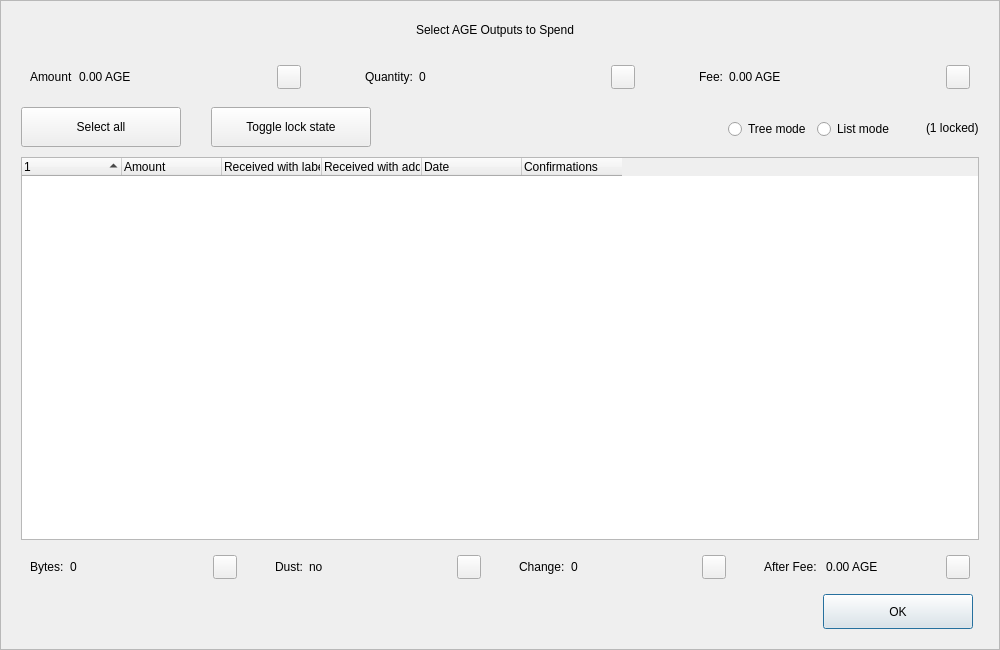
<?xml version="1.0" encoding="UTF-8"?>
<ui version="4.0">
 <class>CoinControlDialog</class>
 <widget class="QDialog" name="CoinControlDialog">
  <property name="geometry">
   <rect>
    <x>0</x>
    <y>0</y>
    <width>1000</width>
    <height>650</height>
   </rect>
  </property>
  <property name="minimumSize">
   <size>
    <width>950</width>
    <height>650</height>
   </size>
  </property>
  <property name="windowTitle">
   <string>Coin Selection</string>
  </property>
  <property name="styleSheet">
   <string notr="true"/>
  </property>
  <layout class="QVBoxLayout" name="verticalLayout">
   <property name="spacing">
    <number>0</number>
   </property>
   <property name="leftMargin">
    <number>0</number>
   </property>
   <property name="topMargin">
    <number>0</number>
   </property>
   <property name="rightMargin">
    <number>0</number>
   </property>
   <property name="bottomMargin">
    <number>0</number>
   </property>
   <item>
    <widget class="QFrame" name="frameContainer">
     <property name="toolTipDuration">
      <number>0</number>
     </property>
     <property name="frameShape">
      <enum>QFrame::StyledPanel</enum>
     </property>
     <property name="frameShadow">
      <enum>QFrame::Raised</enum>
     </property>
     <layout class="QVBoxLayout" name="verticalLayout_2">
      <property name="leftMargin">
       <number>0</number>
      </property>
      <property name="rightMargin">
       <number>0</number>
      </property>
      <property name="bottomMargin">
       <number>20</number>
      </property>
      <item>
       <layout class="QHBoxLayout" name="horizontalLayout_12">
        <property name="spacing">
         <number>0</number>
        </property>
        <property name="leftMargin">
         <number>20</number>
        </property>
        <property name="rightMargin">
         <number>30</number>
        </property>
        <item>
         <spacer name="horizontalSpacer_4">
          <property name="orientation">
           <enum>Qt::Horizontal</enum>
          </property>
          <property name="sizeHint" stdset="0">
           <size>
            <width>40</width>
            <height>20</height>
           </size>
          </property>
         </spacer>
        </item>
        <item>
         <widget class="QLabel" name="labelTitle">
          <property name="minimumSize">
           <size>
            <width>0</width>
            <height>40</height>
           </size>
          </property>
          <property name="maximumSize">
           <size>
            <width>16777215</width>
            <height>40</height>
           </size>
          </property>
          <property name="text">
           <string>Select AGE Outputs to Spend</string>
          </property>
          <property name="alignment">
           <set>Qt::AlignCenter</set>
          </property>
          <property name="margin">
           <number>7</number>
          </property>
         </widget>
        </item>
        <item>
         <spacer name="horizontalSpacer_5">
          <property name="orientation">
           <enum>Qt::Horizontal</enum>
          </property>
          <property name="sizeHint" stdset="0">
           <size>
            <width>40</width>
            <height>20</height>
           </size>
          </property>
         </spacer>
        </item>
       </layout>
      </item>
      <item>
       <layout class="QHBoxLayout" name="horizontalLayout_8">
        <property name="leftMargin">
         <number>20</number>
        </property>
        <property name="rightMargin">
         <number>20</number>
        </property>
        <item>
         <widget class="QWidget" name="layoutAmount" native="true">
          <layout class="QHBoxLayout" name="horizontalLayout_9" stretch="0,1,0">
           <item>
            <widget class="QLabel" name="labelCoinControlAmountText">
             <property name="text">
              <string>Amount</string>
             </property>
            </widget>
           </item>
           <item>
            <widget class="QLabel" name="labelCoinControlAmount">
             <property name="text">
              <string>0.00 AGE</string>
             </property>
            </widget>
           </item>
           <item alignment="Qt::AlignHCenter|Qt::AlignVCenter">
            <widget class="QPushButton" name="pushButtonAmount">
             <property name="minimumSize">
              <size>
               <width>0</width>
               <height>24</height>
              </size>
             </property>
             <property name="maximumSize">
              <size>
               <width>24</width>
               <height>26</height>
              </size>
             </property>
             <property name="focusPolicy">
              <enum>Qt::NoFocus</enum>
             </property>
             <property name="styleSheet">
              <string notr="true">padding-bottom:2px;
padding-right:4px;</string>
             </property>
             <property name="text">
              <string/>
             </property>
            </widget>
           </item>
          </layout>
         </widget>
        </item>
        <item>
         <spacer name="horizontalSpacer_2">
          <property name="orientation">
           <enum>Qt::Horizontal</enum>
          </property>
          <property name="sizeType">
           <enum>QSizePolicy::Fixed</enum>
          </property>
          <property name="sizeHint" stdset="0">
           <size>
            <width>40</width>
            <height>20</height>
           </size>
          </property>
         </spacer>
        </item>
        <item>
         <widget class="QWidget" name="layoutQuantity" native="true">
          <layout class="QHBoxLayout" name="horizontalLayout_10" stretch="0,1,0">
           <item>
            <widget class="QLabel" name="labelCoinControlQuantityText">
             <property name="text">
              <string>Quantity:</string>
             </property>
            </widget>
           </item>
           <item>
            <widget class="QLabel" name="labelCoinControlQuantity">
             <property name="text">
              <string>0</string>
             </property>
            </widget>
           </item>
           <item alignment="Qt::AlignHCenter|Qt::AlignVCenter">
            <widget class="QPushButton" name="pushButtonQuantity">
             <property name="minimumSize">
              <size>
               <width>0</width>
               <height>24</height>
              </size>
             </property>
             <property name="maximumSize">
              <size>
               <width>24</width>
               <height>26</height>
              </size>
             </property>
             <property name="focusPolicy">
              <enum>Qt::NoFocus</enum>
             </property>
             <property name="styleSheet">
              <string notr="true">padding-bottom:2px;
               padding-right:4px;</string>
             </property>
             <property name="text">
              <string/>
             </property>
            </widget>
           </item>
          </layout>
         </widget>
        </item>
        <item>
         <spacer name="horizontalSpacer_22">
          <property name="orientation">
           <enum>Qt::Horizontal</enum>
          </property>
          <property name="sizeType">
           <enum>QSizePolicy::Fixed</enum>
          </property>
          <property name="sizeHint" stdset="0">
           <size>
            <width>40</width>
            <height>20</height>
           </size>
          </property>
         </spacer>
        </item>
        <item>
         <widget class="QWidget" name="layoutFee" native="true">
          <layout class="QHBoxLayout" name="horizontalLayout_11" stretch="0,1,0">
           <item>
            <widget class="QLabel" name="labelCoinControlFeeText">
             <property name="text">
              <string>Fee:</string>
             </property>
            </widget>
           </item>
           <item>
            <widget class="QLabel" name="labelCoinControlFee">
             <property name="text">
              <string>0.00 AGE</string>
             </property>
            </widget>
           </item>
           <item alignment="Qt::AlignHCenter|Qt::AlignVCenter">
            <widget class="QPushButton" name="pushButtonFee">
             <property name="minimumSize">
              <size>
               <width>0</width>
               <height>24</height>
              </size>
             </property>
             <property name="maximumSize">
              <size>
               <width>24</width>
               <height>26</height>
              </size>
             </property>
             <property name="focusPolicy">
              <enum>Qt::NoFocus</enum>
             </property>
             <property name="styleSheet">
              <string notr="true">padding-bottom:2px;
               padding-right:4px;</string>
             </property>
             <property name="text">
              <string/>
             </property>
            </widget>
           </item>
          </layout>
         </widget>
        </item>
       </layout>
      </item>
      <item>
       <widget class="QFrame" name="frame">
        <property name="minimumSize">
         <size>
          <width>0</width>
          <height>40</height>
         </size>
        </property>
        <property name="styleSheet">
         <string notr="true">#frame {
	border:0;
}</string>
        </property>
        <property name="frameShape">
         <enum>QFrame::StyledPanel</enum>
        </property>
        <property name="frameShadow">
         <enum>QFrame::Sunken</enum>
        </property>
        <layout class="QHBoxLayout" name="horizontalLayout">
         <property name="spacing">
          <number>0</number>
         </property>
         <property name="leftMargin">
          <number>20</number>
         </property>
         <property name="topMargin">
          <number>0</number>
         </property>
         <property name="rightMargin">
          <number>20</number>
         </property>
         <property name="bottomMargin">
          <number>0</number>
         </property>
         <item>
          <layout class="QHBoxLayout" name="horizontalLayoutPanel" stretch="0,0,0,0,0,0">
           <property name="spacing">
            <number>20</number>
           </property>
           <item>
            <widget class="QPushButton" name="pushButtonSelectAll">
             <property name="sizePolicy">
              <sizepolicy hsizetype="Maximum" vsizetype="Fixed">
               <horstretch>0</horstretch>
               <verstretch>0</verstretch>
              </sizepolicy>
             </property>
             <property name="minimumSize">
              <size>
               <width>160</width>
               <height>40</height>
              </size>
             </property>
             <property name="maximumSize">
              <size>
               <width>16777215</width>
               <height>40</height>
              </size>
             </property>
             <property name="text">
              <string>Select all</string>
             </property>
             <property name="checkable">
              <bool>true</bool>
             </property>
             <property name="checked">
              <bool>false</bool>
             </property>
             <property name="autoExclusive">
              <bool>false</bool>
             </property>
             <property name="autoDefault">
              <bool>false</bool>
             </property>
            </widget>
           </item>
           <item>
            <spacer name="horizontalSpacer_6">
             <property name="orientation">
              <enum>Qt::Horizontal</enum>
             </property>
             <property name="sizeType">
              <enum>QSizePolicy::Fixed</enum>
             </property>
             <property name="sizeHint" stdset="0">
              <size>
               <width>10</width>
               <height>20</height>
              </size>
             </property>
            </spacer>
           </item>
           <item>
            <widget class="QPushButton" name="pushButtonToggleLock">
             <property name="sizePolicy">
              <sizepolicy hsizetype="Maximum" vsizetype="Fixed">
               <horstretch>0</horstretch>
               <verstretch>0</verstretch>
              </sizepolicy>
             </property>
             <property name="minimumSize">
              <size>
               <width>160</width>
               <height>40</height>
              </size>
             </property>
             <property name="maximumSize">
              <size>
               <width>16777215</width>
               <height>40</height>
              </size>
             </property>
             <property name="text">
              <string>Toggle lock state</string>
             </property>
             <property name="checkable">
              <bool>true</bool>
             </property>
             <property name="autoExclusive">
              <bool>false</bool>
             </property>
             <property name="autoDefault">
              <bool>false</bool>
             </property>
            </widget>
           </item>
           <item>
            <spacer name="horizontalSpacer_7">
             <property name="orientation">
              <enum>Qt::Horizontal</enum>
             </property>
             <property name="sizeType">
              <enum>QSizePolicy::Expanding</enum>
             </property>
             <property name="sizeHint" stdset="0">
              <size>
               <width>30</width>
               <height>20</height>
              </size>
             </property>
            </spacer>
           </item>
           <item alignment="Qt::AlignRight">
            <widget class="QGroupBox" name="groupBox_2">
             <property name="styleSheet">
              <string notr="true">#groupBox_2 {
    background-color:transparent;
    border-radius:0;
}</string>
             </property>
             <property name="title">
              <string/>
             </property>
             <layout class="QHBoxLayout" name="horizontalLayout_14">
              <item>
               <widget class="QRadioButton" name="radioTreeMode">
                <property name="sizePolicy">
                 <sizepolicy hsizetype="Maximum" vsizetype="Fixed">
                  <horstretch>0</horstretch>
                  <verstretch>0</verstretch>
                 </sizepolicy>
                </property>
                <property name="text">
                 <string>Tree mode</string>
                </property>
               </widget>
              </item>
              <item>
               <widget class="QRadioButton" name="radioListMode">
                <property name="sizePolicy">
                 <sizepolicy hsizetype="Maximum" vsizetype="Fixed">
                  <horstretch>0</horstretch>
                  <verstretch>0</verstretch>
                 </sizepolicy>
                </property>
                <property name="text">
                 <string>List mode</string>
                </property>
                <property name="checked">
                 <bool>false</bool>
                </property>
               </widget>
              </item>
             </layout>
            </widget>
           </item>
           <item>
            <widget class="QLabel" name="labelLocked">
             <property name="text">
              <string>(1 locked)</string>
             </property>
            </widget>
           </item>
          </layout>
         </item>
        </layout>
       </widget>
      </item>
      <item>
       <layout class="QHBoxLayout" name="horizontalLayout_13">
        <property name="leftMargin">
         <number>20</number>
        </property>
        <property name="rightMargin">
         <number>20</number>
        </property>
        <item>
         <widget class="CoinControlTreeWidget" name="treeWidget">
          <property name="contextMenuPolicy">
           <enum>Qt::CustomContextMenu</enum>
          </property>
          <property name="styleSheet">
           <string notr="true"/>
          </property>
          <property name="sortingEnabled">
           <bool>false</bool>
          </property>
          <property name="columnCount">
           <number>6</number>
          </property>
          <attribute name="headerShowSortIndicator" stdset="0">
           <bool>true</bool>
          </attribute>
          <attribute name="headerStretchLastSection">
           <bool>false</bool>
          </attribute>
          <column>
           <property name="text">
            <string/>
           </property>
          </column>
          <column>
           <property name="text">
            <string>Amount</string>
           </property>
          </column>
          <column>
           <property name="text">
            <string>Received with label</string>
           </property>
          </column>
          <column>
           <property name="text">
            <string>Received with address</string>
           </property>
          </column>
          <column>
           <property name="text">
            <string>Date</string>
           </property>
          </column>
          <column>
           <property name="text">
            <string>Confirmations</string>
           </property>
           <property name="toolTip">
            <string>Confirmed</string>
           </property>
          </column>
         </widget>
        </item>
       </layout>
      </item>
      <item>
       <layout class="QHBoxLayout" name="horizontalLayout_3">
        <property name="spacing">
         <number>20</number>
        </property>
        <property name="leftMargin">
         <number>20</number>
        </property>
        <property name="rightMargin">
         <number>20</number>
        </property>
        <item>
         <widget class="QWidget" name="layoutBytes" native="true">
          <layout class="QHBoxLayout" name="horizontalLayout_4" stretch="0,1,0">
           <item>
            <widget class="QLabel" name="labelCoinControlBytesText">
             <property name="text">
              <string>Bytes:</string>
             </property>
            </widget>
           </item>
           <item>
            <widget class="QLabel" name="labelCoinControlBytes">
             <property name="text">
              <string>0</string>
             </property>
            </widget>
           </item>
           <item alignment="Qt::AlignHCenter|Qt::AlignVCenter">
            <widget class="QPushButton" name="pushButtonBytes">
             <property name="minimumSize">
              <size>
               <width>0</width>
               <height>24</height>
              </size>
             </property>
             <property name="maximumSize">
              <size>
               <width>24</width>
               <height>26</height>
              </size>
             </property>
             <property name="focusPolicy">
              <enum>Qt::NoFocus</enum>
             </property>
             <property name="styleSheet">
              <string notr="true">padding-bottom:2px;
               padding-right:4px;</string>
             </property>
             <property name="text">
              <string/>
             </property>
            </widget>
           </item>
          </layout>
         </widget>
        </item>
        <item>
         <widget class="QWidget" name="layoutDust" native="true">
          <layout class="QHBoxLayout" name="horizontalLayout_5" stretch="0,1,0">
           <item>
            <widget class="QLabel" name="labelCoinControlLowOutputText">
             <property name="text">
              <string>Dust:</string>
             </property>
            </widget>
           </item>
           <item>
            <widget class="QLabel" name="labelCoinControlLowOutput">
             <property name="text">
              <string>no</string>
             </property>
            </widget>
           </item>
           <item alignment="Qt::AlignHCenter|Qt::AlignVCenter">
            <widget class="QPushButton" name="pushButtonDust">
             <property name="minimumSize">
              <size>
               <width>0</width>
               <height>24</height>
              </size>
             </property>
             <property name="maximumSize">
              <size>
               <width>24</width>
               <height>26</height>
              </size>
             </property>
             <property name="focusPolicy">
              <enum>Qt::NoFocus</enum>
             </property>
             <property name="styleSheet">
              <string notr="true">padding-bottom:2px;
               padding-right:4px;</string>
             </property>
             <property name="text">
              <string/>
             </property>
            </widget>
           </item>
          </layout>
         </widget>
        </item>
        <item>
         <widget class="QWidget" name="layoutChange" native="true">
          <layout class="QHBoxLayout" name="horizontalLayout_6" stretch="0,1,0">
           <item>
            <widget class="QLabel" name="labelCoinControlChangeText">
             <property name="text">
              <string>Change:</string>
             </property>
            </widget>
           </item>
           <item>
            <widget class="QLabel" name="labelCoinControlChange">
             <property name="text">
              <string>0</string>
             </property>
            </widget>
           </item>
           <item alignment="Qt::AlignHCenter|Qt::AlignVCenter">
            <widget class="QPushButton" name="pushButtonChange">
             <property name="minimumSize">
              <size>
               <width>0</width>
               <height>24</height>
              </size>
             </property>
             <property name="maximumSize">
              <size>
               <width>24</width>
               <height>26</height>
              </size>
             </property>
             <property name="focusPolicy">
              <enum>Qt::NoFocus</enum>
             </property>
             <property name="styleSheet">
              <string notr="true">padding-bottom:2px;
               padding-right:4px;</string>
             </property>
             <property name="text">
              <string/>
             </property>
            </widget>
           </item>
          </layout>
         </widget>
        </item>
        <item>
         <widget class="QWidget" name="layoutAfter" native="true">
          <layout class="QHBoxLayout" name="horizontalLayout_7" stretch="0,1,0">
           <item>
            <widget class="QLabel" name="labelCoinControlAfterFeeText">
             <property name="text">
              <string>After Fee: </string>
             </property>
            </widget>
           </item>
           <item>
            <widget class="QLabel" name="labelCoinControlAfterFee">
             <property name="text">
              <string>0.00 AGE</string>
             </property>
            </widget>
           </item>
           <item alignment="Qt::AlignHCenter|Qt::AlignVCenter">
            <widget class="QPushButton" name="pushButtonAlterFee">
             <property name="minimumSize">
              <size>
               <width>0</width>
               <height>24</height>
              </size>
             </property>
             <property name="maximumSize">
              <size>
               <width>24</width>
               <height>26</height>
              </size>
             </property>
             <property name="focusPolicy">
              <enum>Qt::NoFocus</enum>
             </property>
             <property name="styleSheet">
              <string notr="true">padding-bottom:2px;
               padding-right:4px;</string>
             </property>
             <property name="text">
              <string/>
             </property>
            </widget>
           </item>
          </layout>
         </widget>
        </item>
       </layout>
      </item>
      <item>
       <layout class="QHBoxLayout" name="horizontalLayout_2">
        <property name="spacing">
         <number>0</number>
        </property>
        <property name="leftMargin">
         <number>20</number>
        </property>
        <property name="rightMargin">
         <number>26</number>
        </property>
        <item>
         <spacer name="horizontalSpacer_3">
          <property name="orientation">
           <enum>Qt::Horizontal</enum>
          </property>
          <property name="sizeHint" stdset="0">
           <size>
            <width>558</width>
            <height>20</height>
           </size>
          </property>
         </spacer>
        </item>
        <item>
         <widget class="QPushButton" name="pushButtonOk">
          <property name="minimumSize">
           <size>
            <width>150</width>
            <height>35</height>
           </size>
          </property>
          <property name="text">
           <string>OK</string>
          </property>
         </widget>
        </item>
       </layout>
      </item>
     </layout>
    </widget>
   </item>
  </layout>
 </widget>
 <customwidgets>
  <customwidget>
   <class>CoinControlTreeWidget</class>
   <extends>QTreeWidget</extends>
   <header>coincontroltreewidget.h</header>
  </customwidget>
 </customwidgets>
 <resources/>
 <connections/>
</ui>
